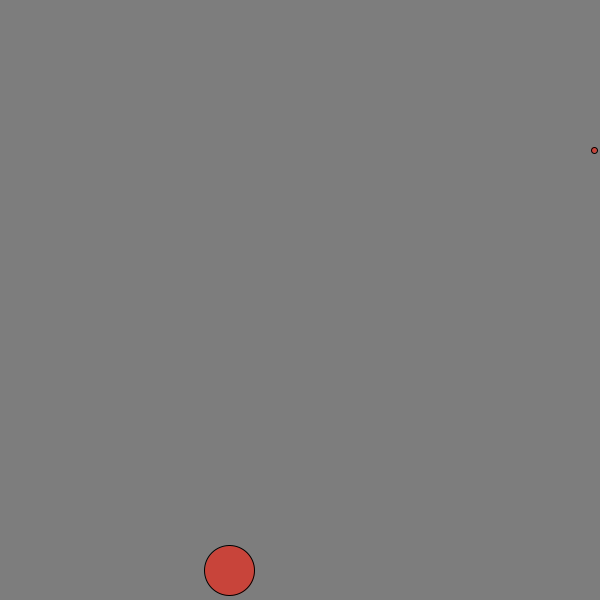
Frame 1 (no input)
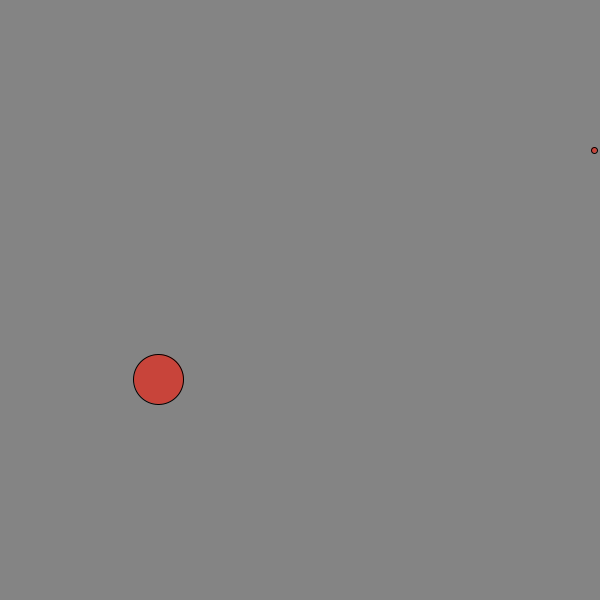
Frame 60 (the mouse pressed at the canvas centre just before this capture)
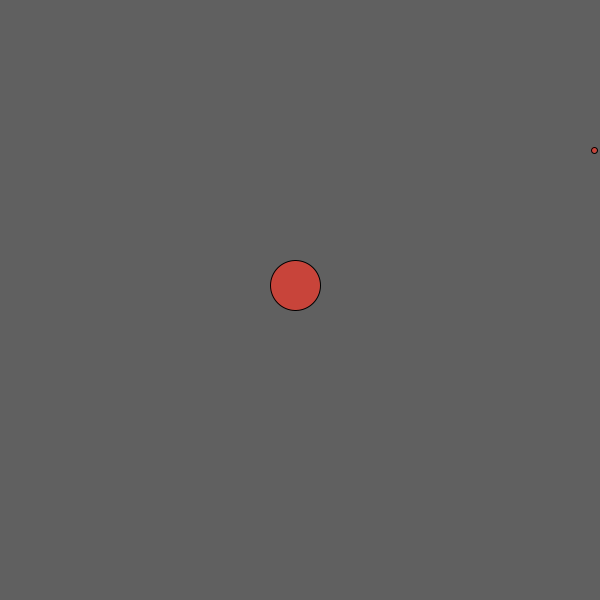
Frame 120 (the mouse held since frame 60 and released just before this capture)

The Processing sketch that drew these frames (run headless with seeded random() and noise(); from frame 60 on, the mouse is pressed at the canvas centre):

// Processing sketch: processing_135448
// ── processing_135448.pde

int azul;
void setup(){
  size(600, 600);
  colorMode(HSB);
  azul=6;
}
void draw() {
  background(random(80, 150), 250);
  fill(azul/2, 180, 200);
  ellipse(random(100, width), random(height),50,50);
  
ellipse(width-azul, height/4, azul, azul);
}
  
